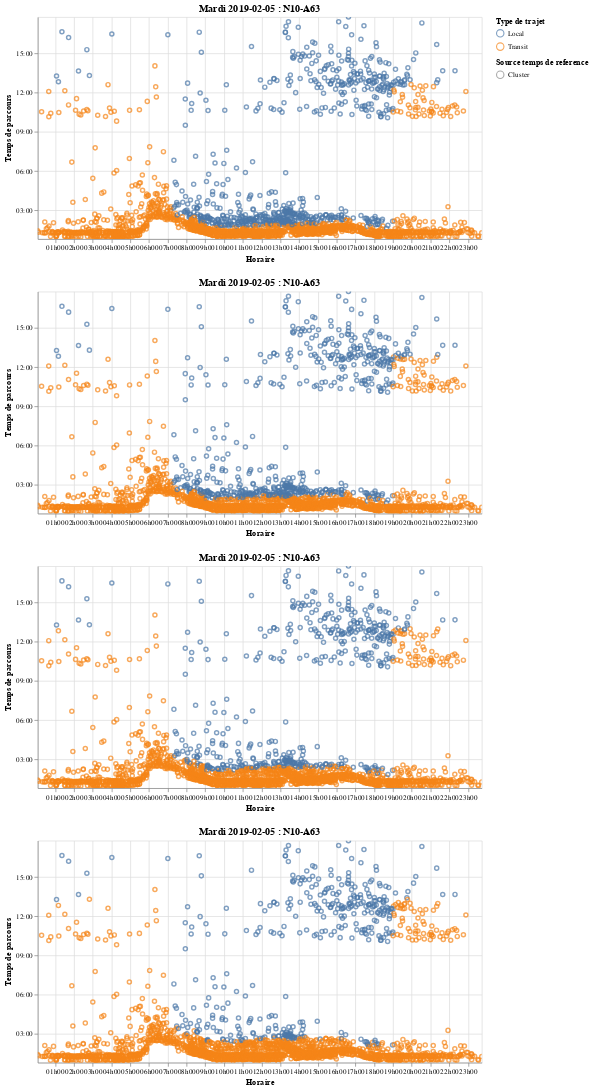

This figure's notebook cell:
### Markdown cell above
***Impact de la marge***

### Code cell
alt.vconcat(g.graph_transit_filtre(dico_df_transit['df_transit_marge0'],'2019-02-05 00:00:00', '2019-02-05 23:59:59','N10-A63'),
            g.graph_transit_filtre(dico_df_transit['df_transit_marge15'],'2019-02-05 00:00:00', '2019-02-05 23:59:59','N10-A63'),
            g.graph_transit_filtre(dico_df_transit['df_transit_marge30'],'2019-02-05 00:00:00', '2019-02-05 23:59:59','N10-A63'),
            g.graph_transit_filtre(dico_df_transit['df_transit_marge45'],'2019-02-05 00:00:00', '2019-02-05 23:59:59','N10-A63'))

### Figure 1 — Vega-Lite specification as saved in the notebook (floating-point values rounded to 4 significant figures; data arrays with more than 128 entries replaced by an {"elided": "..."} marker saying what was removed)
{"$schema": "https://vega.github.io/schema/vega-lite/v2.6.0.json", "config": {"view": {"height": 300, "width": 400}}, "datasets": {"data-0c96de04a82e25687c81e71dfdb044ca": {"elided": "2571 records"}, "data-b52d14cd2d985a42e36c7f5aa698d479": {"elided": "2571 records"}, "data-d539033dc1429255083f50f7b3e3d6a2": {"elided": "2571 records"}, "data-dc7a3215811581c8d5b3bb6dfd37978b": {"elided": "2571 records"}}, "vconcat": [{"data": {"name": "data-dc7a3215811581c8d5b3bb6dfd37978b"}, "encoding": {"color": {"field": "filtre_tps", "legend": {"title": "Type de trajet"}, "type": "nominal"}, "shape": {"field": "type", "legend": {"title": "Source temps de reference"}, "type": "nominal"}, "tooltip": {"field": "tps_parcours", "timeUnit": "hoursminutes", "type": "temporal"}, "x": {"axis": {"format": "%Hh%M", "title": "Horaire"}, "field": "date_cam_1", "type": "temporal"}, "y": {"axis": {"format": "%H:%M", "title": "Temps de parcours"}, "field": "tps_parcours", "type": "temporal"}}, "mark": "point", "selection": {"selector020": {"bind": "scales", "encodings": ["x", "y"], "mark": {"fill": "#333", "fillOpacity": 0.125, "stroke": "white"}, "on": "[mousedown, window:mouseup] > window:mousemove!", "resolve": "global", "translate": "[mousedown, window:mouseup] > window:mousemove!", "type": "interval", "zoom": "wheel!"}}, "title": "Mardi 2019-02-05 : N10-A63", "width": 600}, {"data": {"name": "data-b52d14cd2d985a42e36c7f5aa698d479"}, "encoding": {"color": {"field": "filtre_tps", "legend": {"title": "Type de trajet"}, "type": "nominal"}, "shape": {"field": "type", "legend": {"title": "Source temps de reference"}, "type": "nominal"}, "tooltip": {"field": "tps_parcours", "timeUnit": "hoursminutes", "type": "temporal"}, "x": {"axis": {"format": "%Hh%M", "title": "Horaire"}, "field": "date_cam_1", "type": "temporal"}, "y": {"axis": {"format": "%H:%M", "title": "Temps de parcours"}, "field": "tps_parcours", "type": "temporal"}}, "mark": "point", "selection": {"selector021": {"bind": "scales", "encodings": ["x", "y"], "mark": {"fill": "#333", "fillOpacity": 0.125, "stroke": "white"}, "on": "[mousedown, window:mouseup] > window:mousemove!", "resolve": "global", "translate": "[mousedown, window:mouseup] > window:mousemove!", "type": "interval", "zoom": "wheel!"}}, "title": "Mardi 2019-02-05 : N10-A63", "width": 600}, {"data": {"name": "data-0c96de04a82e25687c81e71dfdb044ca"}, "encoding": {"color": {"field": "filtre_tps", "legend": {"title": "Type de trajet"}, "type": "nominal"}, "shape": {"field": "type", "legend": {"title": "Source temps de reference"}, "type": "nominal"}, "tooltip": {"field": "tps_parcours", "timeUnit": "hoursminutes", "type": "temporal"}, "x": {"axis": {"format": "%Hh%M", "title": "Horaire"}, "field": "date_cam_1", "type": "temporal"}, "y": {"axis": {"format": "%H:%M", "title": "Temps de parcours"}, "field": "tps_parcours", "type": "temporal"}}, "mark": "point", "selection": {"selector022": {"bind": "scales", "encodings": ["x", "y"], "mark": {"fill": "#333", "fillOpacity": 0.125, "stroke": "white"}, "on": "[mousedown, window:mouseup] > window:mousemove!", "resolve": "global", "translate": "[mousedown, window:mouseup] > window:mousemove!", "type": "interval", "zoom": "wheel!"}}, "title": "Mardi 2019-02-05 : N10-A63", "width": 600}, {"data": {"name": "data-d539033dc1429255083f50f7b3e3d6a2"}, "encoding": {"color": {"field": "filtre_tps", "legend": {"title": "Type de trajet"}, "type": "nominal"}, "shape": {"field": "type", "legend": {"title": "Source temps de reference"}, "type": "nominal"}, "tooltip": {"field": "tps_parcours", "timeUnit": "hoursminutes", "type": "temporal"}, "x": {"axis": {"format": "%Hh%M", "title": "Horaire"}, "field": "date_cam_1", "type": "temporal"}, "y": {"axis": {"format": "%H:%M", "title": "Temps de parcours"}, "field": "tps_parcours", "type": "temporal"}}, "mark": "point", "selection": {"selector023": {"bind": "scales", "encodings": ["x", "y"], "mark": {"fill": "#333", "fillOpacity": 0.125, "stroke": "white"}, "on": "[mousedown, window:mouseup] > window:mousemove!", "resolve": "global", "translate": "[mousedown, window:mouseup] > window:mousemove!", "type": "interval", "zoom": "wheel!"}}, "title": "Mardi 2019-02-05 : N10-A63", "width": 600}]}
